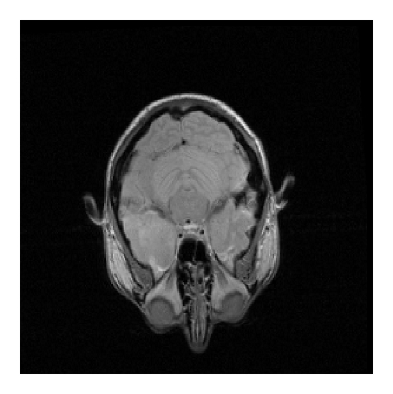
#> input picture FileSecurity/Foodies-Starter/visula_crypto/wt.jpg, 393 x 394 px
$ python testencode.py
#> lines starting #> are read from the running program, lines starting #| are printed output that depends on the picture
#> further down, img is the input picture: PIL image 393x394 RGB; min 0, max 255, mean 73.7
### FileSecurity/Foodies-Starter/visula_crypto/lsb_stegno.py
from PIL import Image
import numpy as np

def gen_img_Data(data):
        newd = []
        for i in data:
#             print(i)
#             print(ord(i))
            a = format(ord(i), '08b')
            newd.append(a)
        return newd

def mod_Pix(img_pix, data):

    datalist = gen_img_Data(data)
    len_data = len(datalist)
    img_data = iter(img_pix)
    for i in range(len_data):
#         print(i[:3])
        pix = [value for value in img_data.__next__()[:3] + img_data.__next__()[:3] + img_data.__next__()[:3]]
#         print(pix)
        for j in range(0, 8):
#             print(j)
            # 0 means keep reading;
            if (datalist[i][j]=='0') and (pix[j]% 2 != 0):

                if (pix[j]% 2 != 0):
                    pix[j] -= 1
            # 1 means the message is over.
            elif (datalist[i][j] == '1') and (pix[j] % 2 == 0):
                pix[j] -= 1

        # Eight pixel of every set tells
        # whether to stop ot read further.
        if (i == len_data - 1):
            if (pix[-1] % 2 == 0):
                pix[-1] -= 1
        else:
            if (pix[-1] % 2 != 0):
                pix[-1] -= 1

        pix = tuple(pix)
        print("pix2")
        print(pix)
        yield pix[0:3]
        yield pix[3:6]
        yield pix[6:9]

def encode_enc(new_img, data):
#> called with data = 'hello user!'
    w = new_img.size[0]
#> w = 393
    (x, y) = (0, 0)

    for pixel in mod_Pix(new_img.getdata(), data):
        new_img.putpixel((x, y), pixel)
        if (x == w - 1):
            x = 0
            y += 1
        else:
            x += 1
#> this loop made 33 passes
#> pixel on passes 1 to 12: (254, 255, 255), (254, 255, 254), (254, 254, 254), (254, 255, 255), (254, 254, 255), (254, 255, 254), (254, 255, 255), (254, 255, 255), (254, 254, 254), (254, 255, 255), (254, 255, 255), (254, 254, 254)
#> after the loop, x = 33; y = 0

# Encode image data
def encode_img(data):
    try:
        img = Image.open('img/img.jpg', 'r')
    except:
        img = Image.open('img/img.png', 'r')

    copied_img = img.copy()
    encode_enc(copied_img, data)

    return copied_img

# Decode the data in the image
# [25 lines left out: function decode_img, not called in this run]

### FileSecurity/Foodies-Starter/visula_crypto/n_share.py
import numpy as np
from PIL import Image

def gen_share(data, share = 2):
#> called with share = 2
    data = np.array(data, dtype='u1')

    # Generate image of same size
    img1 = np.zeros(data.shape).astype("u1")
    img2 = np.zeros(data.shape).astype("u1")

    # Set random factor
    for i in range(data.shape[0]):
        for j in range(data.shape[1]):
            for k in range(data.shape[2]):
                n = int(np.random.randint(data[i, j, k] + 1))
                img1[i, j, k] = n
                img2[i, j, k] = data[i, j, k] - n
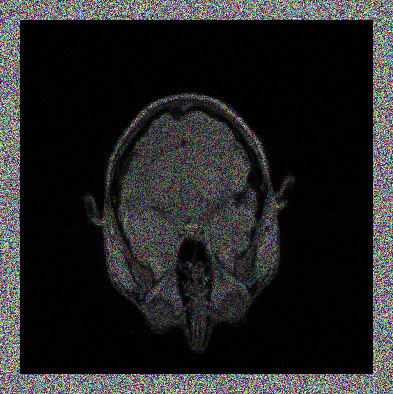
#> img1: shape (394, 393, 3); mean of channels 0, 1, 2 36.7, 36.9, 37; drawn as R, G, B
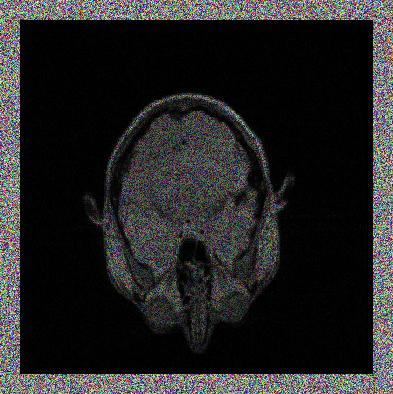
#> img2: shape (394, 393, 3); mean of channels 0, 1, 2 36.9, 36.8, 36.7; drawn as R, G, B

    # Saving shares
    img1 = Image.fromarray(img1)
    img2 = Image.fromarray(img2)

    img1.save("img/pic1.png", "PNG")
    img2.save("img/pic2.png", "PNG")

# [26 lines left out: function comp_share, not called in this run]

### FileSecurity/Foodies-Starter/visula_crypto/testencode.py
# -*- coding: utf-8 -*-
"""
Created on Wed Nov 24 15:25:12 2021

@author: INBOTICS
"""
import os
import sys
from PIL import Image
from lsb_stegno import encode_img, decode_img
from n_share import gen_share, comp_share

img = Image.open('wt.jpg')
img.save('img/img.jpg')
txt='hello user!'

gen_share(encode_img(txt))
print("Shares generate successfully!")
